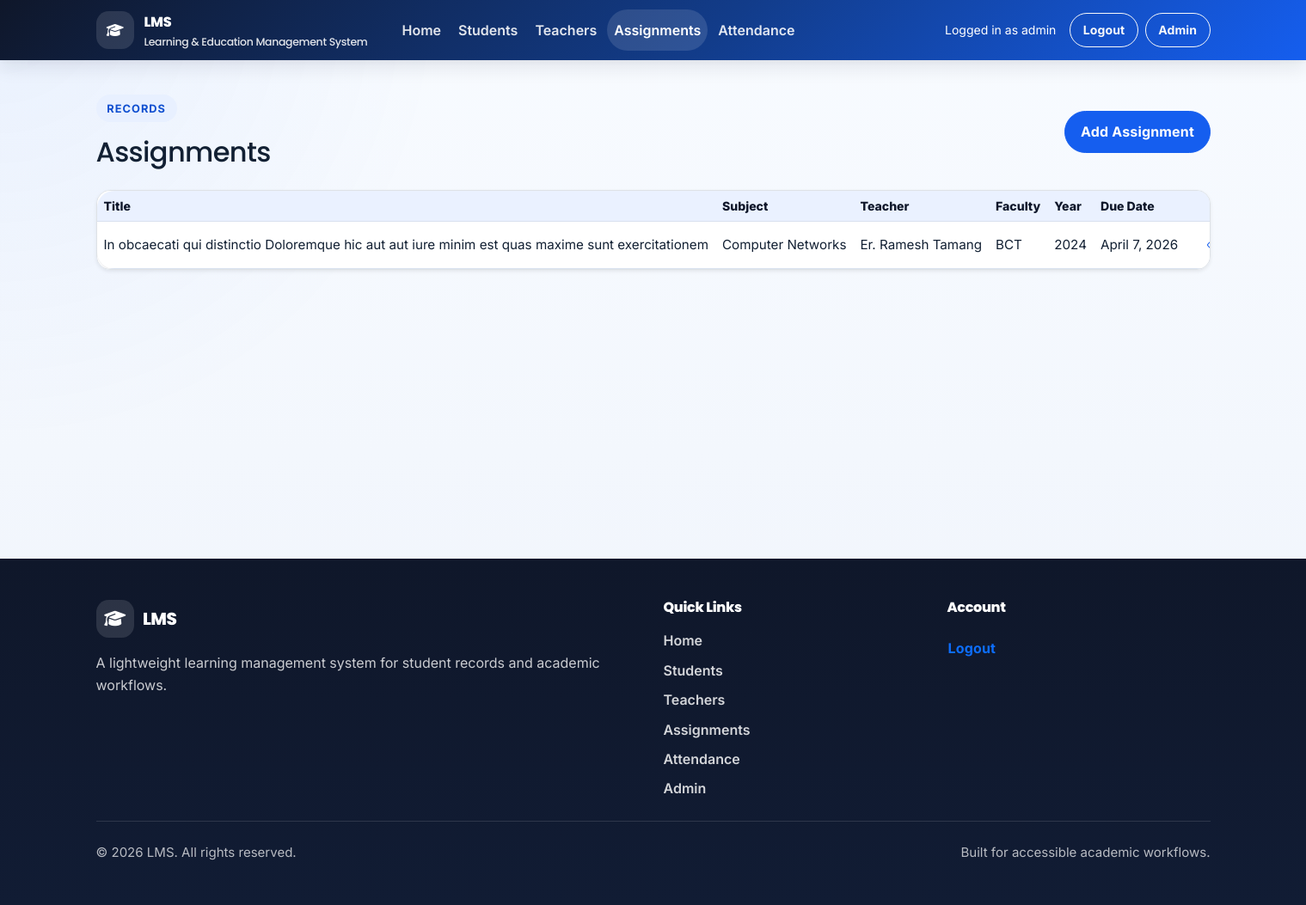
The app's page /assignments/ (signed in) with its own data.
### assignment/models.py (models this page shows, shortened)
class Assignment(models.Model):
    title = models.CharField(max_length=200)
    description = models.TextField(null=True, blank=True, default=None)
    subject = models.ForeignKey(
        Subject,
        on_delete=models.SET_NULL,
        null=True,
        blank=True,
        default=None,
        related_name='assignments',
    )
    faculty = models.ForeignKey(
        Faculty,
        on_delete=models.SET_NULL,
        null=True,
        blank=True,
        default=None,
        related_name='assignments',
    )
    enrollment_batch = models.ForeignKey(
        EnrollmentYear,
        on_delete=models.SET_NULL,
        null=True,
        blank=True,
        default=None,
        related_name='assignments',
    )
    teacher = models.ForeignKey(
        Teacher,
        on_delete=models.SET_NULL,
        null=True,
        blank=True,
        default=None,
        related_name='assignments',
    )
    attachment = models.FileField(upload_to='assignment_files/', null=True, blank=True, default=None)
    due_date = models.DateField(null=True, blank=True, default=None)
    created_at = models.DateTimeField(auto_now_add=True)

### student/models.py (models this page shows)
class Subject(models.Model):
    name = models.CharField(max_length=150, unique=True)
    code = models.CharField(max_length=30, unique=True, null=True, blank=True, default=None)
    def __str__(self):
        return self.name

class Faculty(models.Model):
    name = models.CharField(max_length=150, unique=True)
    objects = FacultyManager()
    def __str__(self):
        return self.name

class EnrollmentYear(models.Model):
    year = models.PositiveIntegerField(unique=True)
    def __str__(self):
        return str(self.year)

### teacher/models.py (models this page shows)
class Teacher(models.Model):
    user = models.OneToOneField(
        User,
        on_delete=models.CASCADE,
        null=True,
        blank=True,
        default=None,
        related_name='teacher_profile',
    )
    name = models.CharField(max_length=100)
    employee_id = models.CharField(
        max_length=20, unique=True, null=True, blank=True, default=None
    )
    department = models.CharField(max_length=150, null=True, blank=True, default=None)
    qualification = models.CharField(max_length=150, null=True, blank=True, default=None)
    experience_years = models.IntegerField(null=True, blank=True, default=None)
    faculties = models.ManyToManyField(
        Faculty,
        blank=True,
        related_name='teachers',
    )
    email = models.EmailField(unique=True, null=True, blank=True, default=None)
    dp = models.ImageField(upload_to='teacher_dp/', null=True, blank=True, default=None)
    address = models.TextField(null=True, blank=True, default=None)
    joining_date = models.DateField(auto_now_add=True)
    is_first_login = models.BooleanField(default=True)
    def __str__(self):
        return self.name

### assignment/views.py (the view, shortened to what this page needs)
# urls.py: path('', AssignmentListView.as_view(), name='assignment-list'),
class AssignmentListView(LoginRequiredMixin, RoleFilteredAssignmentQuerysetMixin, ListView):
    model = Assignment
    template_name = 'assignment/assignment_list.html'
    context_object_name = 'assignments'
    def get_queryset(self):
        return self.get_role_filtered_queryset().order_by('-created_at', 'title')
    def get_context_data(self, **kwargs):
        context = super().get_context_data(**kwargs)
        student_profile = getattr(self.request.user, 'student_profile', None)
        return context

### assignment/views.py (called while the page is built, shortened)
    def get_base_queryset(self):
        return Assignment.objects.select_related(
            'subject', 'teacher', 'faculty', 'enrollment_batch'
        ).prefetch_related('recipients__student')

    def get_role_filtered_queryset(self):
        queryset = self.get_base_queryset()
        user = self.request.user
        if user.is_superuser or user.is_staff:
            return queryset

### LMS/templates/assignment/assignment_list.html (shortened to what this page needs)
{% extends 'base.html' %}
{% block content %}
<section class="container py-4">
	<div class="d-flex flex-wrap justify-content-between align-items-center gap-3 mb-4">
		<div>
			<span class="eyebrow">Records</span>
			<h1 class="h2 mb-0">Assignments</h1>
		</div>
		{% if can_manage_academic_records %}
		<a class="btn btn-primary" href="{% url 'assignment:assignment-create' %}">Add Assignment</a>
		{% endif %}
	</div>
	{% if assignments %}
		<div class="table-responsive shadow-sm rounded-4 overflow-hidden bg-white border">
			<table class="table table-compact align-middle mb-0">
				<thead class="table-light">
					<tr>
						<th>Title</th>
						<th>Subject</th>
						<th>Teacher</th>
						<th>Faculty</th>
						<th>Year</th>
						<th>Due Date</th>
						<th class="text-end">Actions</th>
					</tr>
				</thead>
				<tbody>
					{% for assignment in assignments %}
						<tr>
							<td>{{ assignment.title }}</td>
							<td>{{ assignment.subject|default:"-" }}</td>
							<td>{{ assignment.teacher|default:"-" }}</td>
							<td>{{ assignment.faculty|default:"-" }}</td>
							<td>{{ assignment.enrollment_batch|default:"-" }}</td>
							<td>{{ assignment.due_date|date:"F j, Y"|default:"-" }}</td>
							<td class="text-end">
								<div class="action-links">
									<a href="{% url 'assignment:assignment-detail' assignment.pk %}" aria-label="View" title="View"><i class="bi bi-eye text-primary"></i><span class="visually-hidden">View</span></a>
								</div>
							</td>
						</tr>
					{% endfor %}
				</tbody>
			</table>
		</div>
	{% endif %}
</section>
{% endblock %}

### LMS/templates/base.html (shortened to what this page needs)
<!DOCTYPE html>
<html lang="en">
<head>
	{% load static %}
	<link href="https://cdn.jsdelivr.net/npm/bootstrap@5.3.7/dist/css/bootstrap.min.css" rel="stylesheet"
>
	<link rel="stylesheet" href="https://cdn.jsdelivr.net/npm/bootstrap-icons@1.11.3/font/bootstrap-icons.min.css">
	<link rel="stylesheet" href="https://cdnjs.cloudflare.com/ajax/libs/font-awesome/6.7.2/css/all.min.css"
 />
	<link rel="stylesheet" href="{% static 'css/styles.css' %}">
	<link rel="stylesheet" href="{% static 'css/lms-overrides.css' %}">
</head>
<body class="d-flex flex-column min-vh-100">
	<header class="site-header">
		<nav class="navbar navbar-expand-lg navbar-dark">
			<div class="container">
				<a class="navbar-brand" href="{% url 'home' %}" aria-label="LMS home">
					<span class="brand-icon" aria-hidden="true"><i class="fa-solid fa-graduation-cap"></i></span>
					<span class="brand-copy">
						<span class="brand-title">LMS</span>
						<span class="brand-subtitle">Learning & Education Management System</span>
					</span>
				</a>
				<div class="collapse navbar-collapse" id="primaryNav">
					{% with current_url_name=request.resolver_match.url_name current_namespace=request.resolver_match.namespace %}
					<ul class="navbar-nav me-auto mb-2 mb-lg-0 gap-lg-1">
						<li class="nav-item">
							<a class="nav-link {% if current_url_name == 'home' and not current_namespace %}active{% endif %}" href="{% url 'home' %}"
								{% if current_url_name == 'home' and not current_namespace %}aria-current="page"{% endif %}>Home</a>
						</li>
						<li class="nav-item">
							<a class="nav-link {% if current_namespace == 'student' %}active{% endif %}"
								href="{% url 'student:student-list' %}"
								{% if current_namespace == 'student' %}aria-current="page"{% endif %}>Students</a>
						</li>
						<li class="nav-item">
							<a class="nav-link {% if current_namespace == 'teacher' %}active{% endif %}"
								href="{% url 'teacher:teacher-list' %}"
								{% if current_namespace == 'teacher' %}aria-current="page"{% endif %}>Teachers</a>
						</li>
						<li class="nav-item">
							<a class="nav-link {% if current_namespace == 'assignment' %}active{% endif %}"
								href="{% url 'assignment:assignment-list' %}"
								{% if current_namespace == 'assignment' %}aria-current="page"{% endif %}>Assignments</a>
						</li>
						<li class="nav-item">
							<a class="nav-link {% if current_namespace == 'attendance' %}active{% endif %}"
								href="{% url 'attendance:attendance-list' %}"
								{% if current_namespace == 'attendance' %}aria-current="page"{% endif %}>Attendance</a>
						</li>
					</ul>
					{% endwith %}
					<ul class="navbar-nav ms-auto align-items-lg-center gap-lg-2">
						{% if request.user.is_authenticated %}
						<li class="nav-item text-white small me-lg-2">
							Logged in as {{ current_user_display_name }}
						</li>
						<li class="nav-item">
							<form method="post" action="{% url 'logout' %}" class="d-inline">
								<button type="submit" class="btn btn-outline-light btn-sm">Logout</button>
							</form>
						</li>
						{% else %}
						<li class="nav-item">
							<a class="btn btn-outline-light btn-sm" href="{% url 'login' %}">Login</a>
						</li>
						{% endif %}
						{% if request.user.is_staff or request.user.is_superuser %}
						<li class="nav-item">
							<a class="btn btn-outline-light btn-sm" href="{% url 'admin:index' %}">Admin</a>
						</li>
						{% endif %}
					</ul>
				</div>
			</div>
		</nav>
	</header>
	<main id="main-content" class="flex-grow-1">
		<div class="container pt-3">
		</div>
		{% block content %}{% endblock %}
	</main>
	<footer class="site-footer mt-auto">
		<div class="container py-5">
			<div class="row g-4">
				<div class="col-lg-6">
					<h2 class="footer-brand mb-3">
						<span class="brand-icon" aria-hidden="true"><i class="fa-solid fa-graduation-cap"></i></span>
						LMS
					</h2>
					<p class="footer-copy mb-0">
						A lightweight learning management system for student records and academic workflows.
					</p>
				</div>
				<div class="col-lg-3 col-md-6">
					<h3 class="footer-heading">Quick Links</h3>
					<ul class="footer-links list-unstyled mb-0">
						<li><a href="{% url 'home' %}">Home</a></li>
						<li><a href="{% url 'student:student-list' %}">Students</a></li>
						<li><a href="{% url 'teacher:teacher-list' %}">Teachers</a></li>
						<li><a href="{% url 'assignment:assignment-list' %}">Assignments</a></li>
						<li><a href="{% url 'attendance:attendance-list' %}">Attendance</a></li>
						{% if is_admin_like_user %}
						<li><a href="{% url 'admin:index' %}">Admin</a></li>
						{% endif %}
					</ul>
				</div>
				<div class="col-lg-3 col-md-6">
					<h3 class="footer-heading">Account</h3>
					<ul class="footer-links list-unstyled mb-0">
						{% if request.user.is_authenticated %}
						<li>
							<form method="post" action="{% url 'logout' %}" class="d-inline">
								<button type="submit" class="btn btn-link p-0 text-decoration-none">Logout</button>
							</form>
						</li>
						{% else %}
						<li><a href="{% url 'login' %}">Login</a></li>
						{% endif %}
					</ul>
				</div>
			</div>
			<div class="footer-divider my-4"></div>
			<div class="d-flex flex-column flex-md-row justify-content-between align-items-center gap-2">
				<p class="footer-note mb-0">&copy; {% now "Y" %} LMS. All rights reserved.</p>
				<p class="footer-note mb-0">Built for accessible academic workflows.</p>
			</div>
		</div>
	</footer>
</body>
</html>

### static/css/lms-overrides.css (style rules this page uses)
.eyebrow { display: inline-flex; align-items: center; gap: 0.5rem; padding: 0.35rem 0.8rem; margin-bottom: 1rem; border-radius: 999px; font-size: 0.8rem; font-weight: 700; letter-spacing: 0.08em; text-transform: uppercase; background: var(--color-primary-soft); color: var(--color-primary-hover); }
.table-responsive, .bg-white, .bg-light { box-shadow: var(--shadow-md); }
.action-links { display: inline-flex; gap: 0.85rem; flex-wrap: nowrap; justify-content: flex-end; font-weight: 600; align-items: center; white-space: nowrap; }
.action-links a { display: inline-flex; align-items: center; justify-content: center; flex-shrink: 0; }
.table-compact th, .table-compact td { white-space: normal; word-break: break-word; line-height: 1.35; font-size: 0.95rem; }
.table-compact td, .table-compact th { vertical-align: top; }
.table td.text-end, .table th.text-end { min-width: 170px; }

### records on screen
Assignment: title "In obcaecati qui distinctio Doloremque hic aut aut iure minim est quas maxime sunt exercitationem", subject "Computer Networks", teacher "Er. Ramesh Tamang", faculty "BCT", enrollment_batch "2024", due_date "April 7, 2026"

### other values on screen
{{ current_user_display_name }} "admin"
